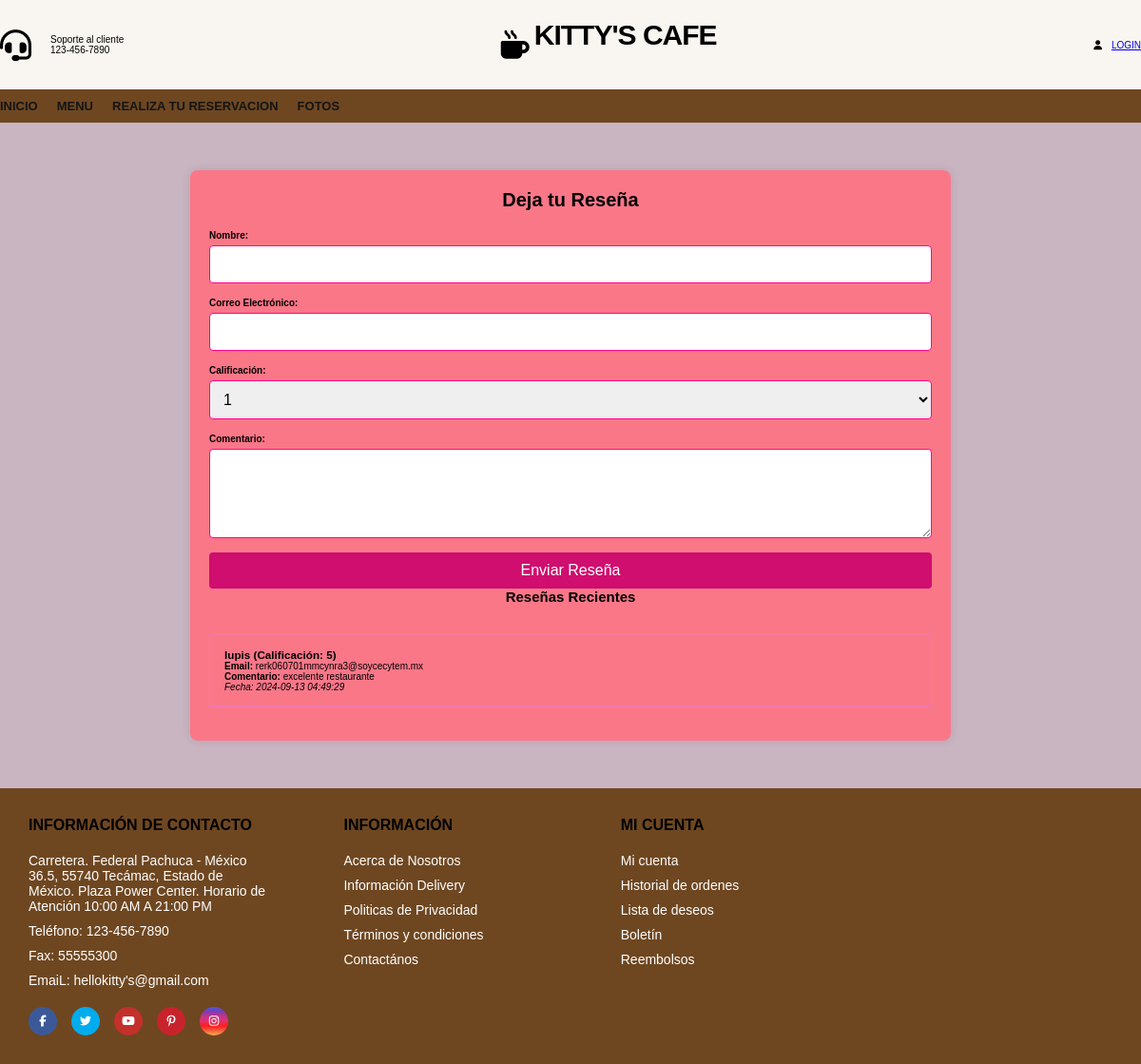
Screenshot of /reseñas.php with the database file from the repository.
### tables this page shows
CREATE TABLE `comen` (
  `id` int(11) NOT NULL,
  `nombre` varchar(100) NOT NULL,
  `email` varchar(100) NOT NULL,
  `calificacion` int(5) NOT NULL CHECK (`calificacion` between 1 and 5),
  `comentario` text NOT NULL,
  `fecha` timestamp NOT NULL DEFAULT current_timestamp()
);

### reseñas.php (the view, shortened to what this page needs)
<!DOCTYPE html>
<html lang="en">
	<head>
		<link rel="stylesheet" href="styles.css" />
	</head>
	<body>
		<header>
			<div class="container-hero">
				<div class="container hero">
					<div class="customer-support">
						<i class="fa-solid fa-headset"></i>
						<div class="content-customer-support">
							<span class="text">Soporte al cliente</span>
							<span class="number">123-456-7890</span>
						</div>
					</div>
					<div class="container-logo">
						<i class="fa-solid fa-mug-hot"></i>
						<h1 class="logo"><a href="/">KITTY'S CAFE</a></h1>
					</div>
					<div class="container-user">
						<i class="fa-solid fa-user"></i>
						<a href="login.html"> LOGIN </a>
					</div>
				</div>
			</div>
			<div class="container-navbar">
				<nav class="navbar container">
					<ul class="menu">
						<a href="inicio.html"> INICIO</a>
						<a href="menu.html"> MENU</a>
						<a href="reservaciones.php"> REALIZA TU RESERVACION</a>
						<a href="fotos.html"> FOTOS</a>
					</ul>
				</nav>
			</div>
</head>
<body>
    <div class="leo">
        <h1>Deja tu Reseña</h1>
        <form action="submit.php" method="post">
            <label for="nombre">Nombre:</label>
            <input type="text" id="nombre" name="nombre" required>
            <label for="email">Correo Electrónico:</label>
            <input type="email" id="email" name="email" required>
            <label for="calificacion">Calificación:</label>
            <select id="calificacion" name="calificacion" required>
                <option value="1">1</option>
            </select>
            <label for="comentario">Comentario:</label>
            <textarea id="comentario" name="comentario" rows="4" required></textarea>
            <button type="submit">Enviar Reseña</button>
        </form>
        <h2>Reseñas Recientes</h2>
        <div class="uno">
            <?php
            $servername = "localhost";
            $username = "root";
            $password = "";
            $dbname = "comentarios";
            $conn = new mysqli($servername, $username, $password, $dbname);
            $sql = "SELECT nombre, email, calificacion, comentario, fecha FROM comen ORDER BY fecha DESC";
            $result = $conn->query($sql);
            if ($result->num_rows > 0) {
                while ($row = $result->fetch_assoc()) {
                    echo "<div class='dos'>";
                    echo "<h3>" . htmlspecialchars($row['nombre']) . " (Calificación: " . htmlspecialchars($row['calificacion']) . ")</h3>";
                    echo "<p><strong>Email:</strong> " . htmlspecialchars($row['email']) . "</p>";
                    echo "<p><strong>Comentario:</strong> " . htmlspecialchars($row['comentario']) . "</p>";
                    echo "<p><em>Fecha: " . htmlspecialchars($row['fecha']) . "</em></p>";
                    echo "</div>";
                }
            } else {
                echo "<p>No hay reseñas aún.</p>";
            }
            ?>
        </div>
    </div>
    <footer class="footer">
			<div class="container container-footer">
				<div class="menu-footer">
					<div class="contact-info">
						<p class="title-footer">Información de Contacto</p>
						<ul>
							<li>
								Carretera. Federal Pachuca - México 36.5, 55740 Tecámac, Estado de México. Plaza Power Center.
                          Horario de Atención
                          10:00 AM A 21:00 PM
							</li>
							<li>Teléfono: 123-456-7890</li>
							<li>Fax: 55555300</li>
							<li>EmaiL: hellokitty's@gmail.com</li>
						</ul>
						<div class="social-icons">
							<span class="facebook">
								<i class="fa-brands fa-facebook-f"></i>
							</span>
							<span class="twitter">
								<i class="fa-brands fa-twitter"></i>
							</span>
							<span class="youtube">
								<i class="fa-brands fa-youtube"></i>
							</span>
							<span class="pinterest">
								<i class="fa-brands fa-pinterest-p"></i>
							</span>
							<span class="instagram">
								<i class="fa-brands fa-instagram"></i>
							</span>
						</div>
					</div>
					<div class="information">
						<p class="title-footer">Información</p>
						<ul>
							<li> Acerca de Nosotros</li>
							<li>Información Delivery</li>
							<li>Politicas de Privacidad</li>
							<li>Términos y condiciones</li>
							<li>Contactános</li>
						</ul>
					</div>
					<div class="my-account">
						<p class="title-footer">Mi cuenta</p>
						<ul>
							<li>Mi cuenta</li>
							<li>Historial de ordenes</li>
							<li>Lista de deseos</li>
							<li>Boletín</li>
							<li>Reembolsos</li>
						</ul>
					</div>
				</div>
			</div>
		</footer>
</body>
</html>

### styles.css (style rules this page uses)
:root { --primary-color: hsl(30, 54%, 28%); --background-color: #f9f5f0; --dark-color: #151515; }
html { font-size: 62.5%; font-family: 'Poppins', sans-serif; }
* { margin: 0; padding: 0; box-sizing: border-box; }
.container { max-width: 120rem; margin: 0 auto; }
.container-hero { background-color: var(--background-color); }
.hero { display: flex; justify-content: space-between; align-items: center; padding: 2rem 0; }
.customer-support { display: flex; align-items: center; gap: 2rem; }
.customer-support i { font-size: 3.3rem; }
.content-customer-support { display: flex; flex-direction: column; }
.container-logo { display: flex; align-items: center; gap: 0.5rem; }
.container-logo i { font-size: 3rem; }
.container-logo h1 a { text-decoration: none; color: #000; font-size: 3rem; text-transform: uppercase; letter-spacing: -1px; }
.container-user { display: flex; gap: 1rem; cursor: pointer; }
.container-navbar { background-color: var(--primary-color); }
.navbar { display: flex; justify-content: space-between; align-items: center; padding: 1rem 0; }
.menu { display: flex; gap: 2rem; }
.menu a { text-decoration: none; font-size: 1.3rem; color: var(--dark-color); font-weight: 600; text-transform: uppercase; position: relative; }
.menu a::after { content: ''; width: 1.5rem; height: 1px; background-color: #fff; position: absolute; bottom: -3px; left: 50%; transform: translate(-50%, 50%); opacity: 0; transition: all 0.3s ease; }
.footer { background-color: var(--primary-color); }
.container-footer { display: flex; flex-direction: column; gap: 4rem; padding: 3rem; }
.menu-footer { display: grid; grid-template-columns: repeat(3, 1fr) 30rem; gap: 3rem; justify-items: center; }
.title-footer { font-weight: 600; font-size: 1.6rem; text-transform: uppercase; }
.contact-info, .information, .my-account, .newsletter { display: flex; flex-direction: column; gap: 2rem; }
.contact-info ul, .information ul, .my-account ul { display: flex; flex-direction: column; gap: 1rem; }
.contact-info ul li, .information ul li, .my-account ul li { list-style: none; color: #fff; font-size: 1.4rem; font-weight: 300; }
.social-icons { display: flex; gap: 1.5rem; }
.social-icons span { border-radius: 50%; width: 3rem; height: 3rem; display: flex; align-items: center; justify-content: center; }
.social-icons span i { color: #fff; font-size: 1.2rem; }
.facebook { background-color: #3b5998; }
.twitter { background-color: #00acee; }
.youtube { background-color: #c4302b; }
.pinterest { background-color: #c8232c; }
.instagram { background: linear-gradient( #405de6, #833ab4, #c13584, #e1306c, #fd1d1d, #f56040, #fcaf45 ); }

### reseñas.php (style rules this page uses)
body { font-family: Arial, sans-serif; background-color: #c9b4c2; margin: 0; padding: 0; }
.leo { max-width: 800px; margin: 50px auto; padding: 20px; background-color: #FA7788; border-radius: 8px; box-shadow: 0 0 10px rgba(0, 0, 0, 0.1); }
h1, h2 { text-align: center; margin-bottom: 20px; }
form { display: flex; flex-direction: column; }
label { margin-bottom: 5px; font-weight: bold; }
input[type="text"], input[type="email"], textarea, select { margin-bottom: 15px; padding: 10px; border: 1px solid #ff038d; border-radius: 4px; font-size: 16px; }
button { padding: 10px; background-color: #cf0e6f; border: none; color: #fff; font-size: 16px; border-radius: 4px; cursor: pointer; }
.uno { margin-top: 30px; }
.dos { padding: 15px; border: 1px solid #e777cf; border-radius: 4px; margin-bottom: 15px; }

### rows the page displays
comen: nombre "lupis", calificacion "5", email "rerk060701mmcynra3@soycecytem.mx", comentario "excelente restaurante", fecha "2024-09-13 04:49:29"
